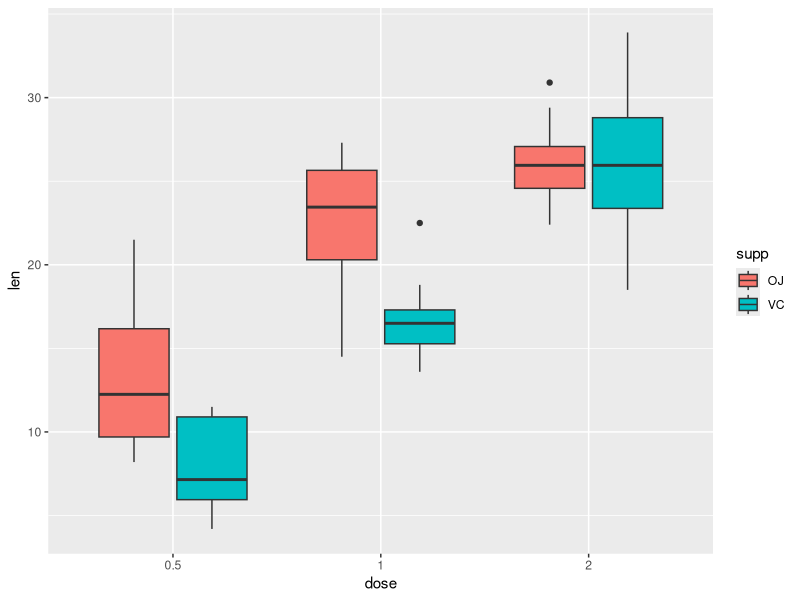
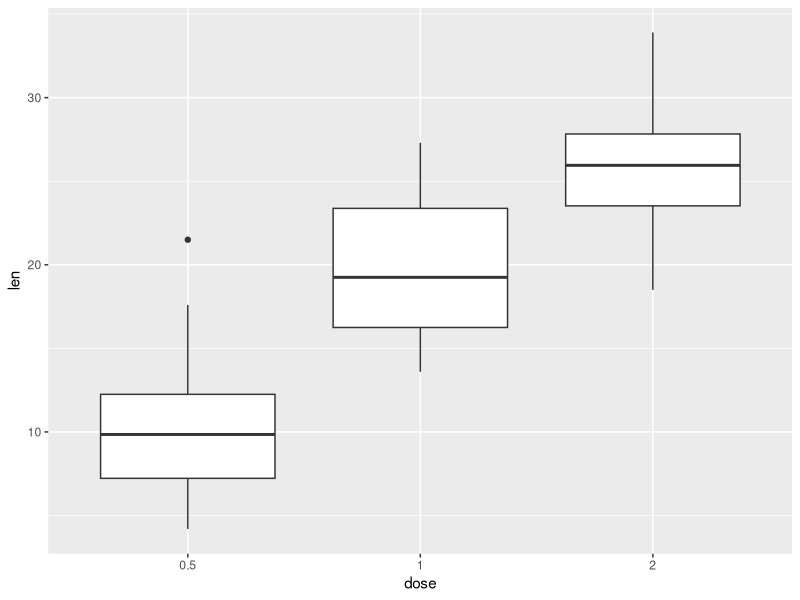

The R script that drew these images, in order:
## ---- chunk 1

## ---- chunk 2
library(ggplot2, quietly = TRUE)
library(dplyr, quietly = TRUE, warn.conflicts = FALSE)

## load Tooth Growth data

data("ToothGrowth")
str(ToothGrowth)
## ---- chunk 3
a <- ToothGrowth %>% group_by(dose, supp) %>% summarise(n = n())
knitr::kable((a), caption = "Nr. of observations in each group")
## ---- chunk 4
ToothGrowth$dose <- as.factor(ToothGrowth$dose)

dose_supp_plot <- ggplot(ToothGrowth, aes(x = dose, y = len, fill = supp))
dose_supp_plot + geom_boxplot()
## ---- chunk 5
dose_plot <- ggplot(ToothGrowth, aes(x = dose, y = len))
dose_plot + geom_boxplot()

b <- ToothGrowth %>% group_by(dose) %>% summarise(Mean_Tooth_Growth = mean(len))
knitr::kable(b)
## ---- chunk 6
ANOVA_dose <- aov(len ~ dose, data = ToothGrowth)
summary.aov(ANOVA_dose)
## ---- chunk 7
TukeyHSD(ANOVA_dose)
## ---- chunk 8
ToothGrowth <- ToothGrowth %>% arrange(dose)
Dose0.5 <- ToothGrowth[1:20, ]
Dose1 <- ToothGrowth[21:40, ]
Dose2 <- ToothGrowth[41:60, ]

t.test(len ~ supp, data = Dose0.5)
t.test(len ~ supp, data = Dose1)
t.test(len ~ supp, data = Dose2)

